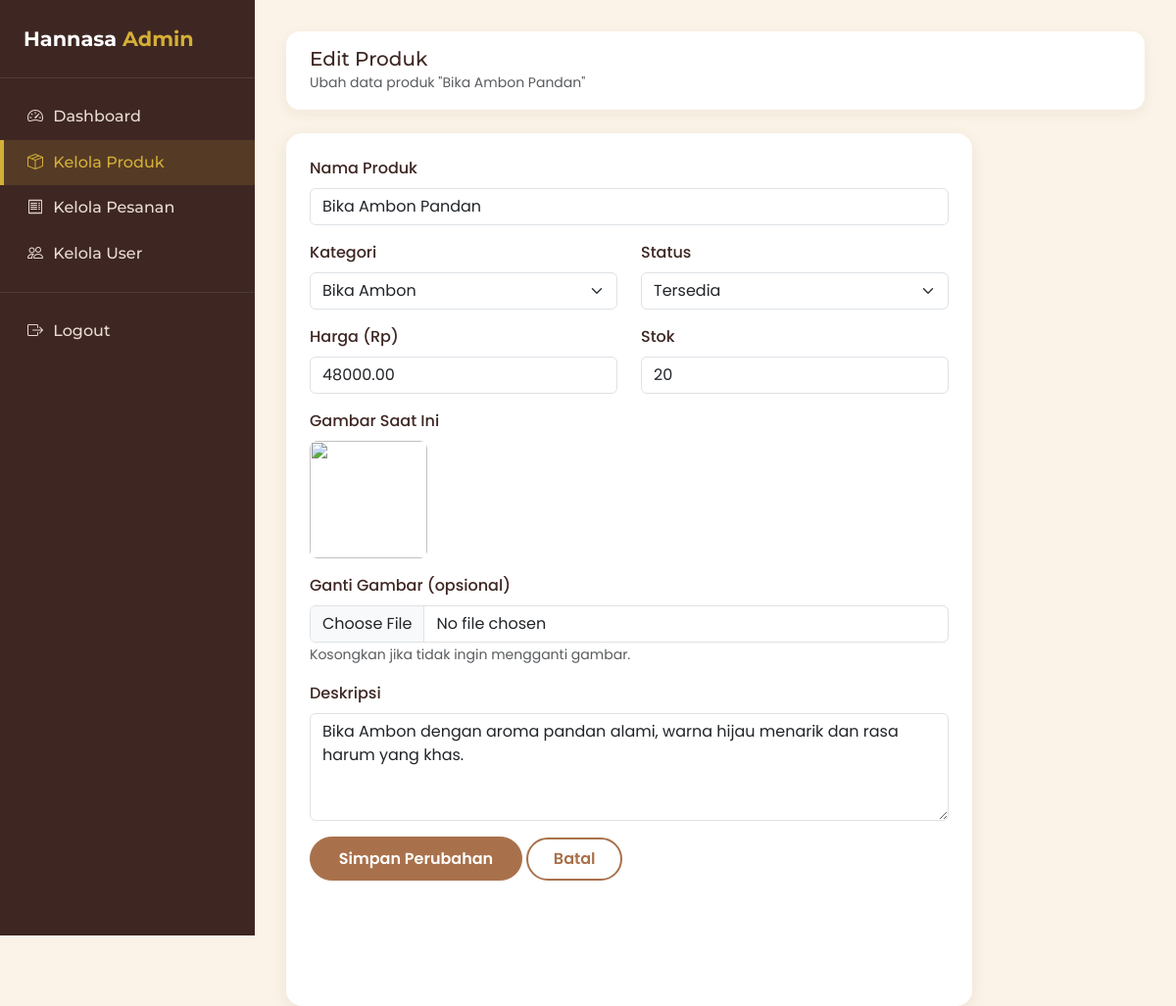
The page /admin/edit-produk.php?id=2 (signed in) on the database its author committed.
### tables this page shows
CREATE TABLE produk (
    id_produk INT AUTO_INCREMENT PRIMARY KEY,
    id_kategori INT,
    nama_produk VARCHAR(150) NOT NULL,
    harga DECIMAL(12,2) NOT NULL,
    stok INT DEFAULT 0,
    gambar VARCHAR(255),
    deskripsi TEXT,
    status ENUM('tersedia','habis') DEFAULT 'tersedia',
    created_at TIMESTAMP DEFAULT CURRENT_TIMESTAMP,
    FOREIGN KEY (id_kategori) REFERENCES kategori(id_kategori) ON DELETE SET NULL
);

CREATE TABLE kategori (
    id_kategori INT AUTO_INCREMENT PRIMARY KEY,
    nama_kategori VARCHAR(100) NOT NULL,
    deskripsi TEXT,
    created_at TIMESTAMP DEFAULT CURRENT_TIMESTAMP
);

### admin/edit-produk.php (the view, shortened to what this page needs)
<?php
require_once __DIR__ . '/../config/koneksi.php';
$id_produk = isset($_GET['id']) ? (int) $_GET['id'] : 0;
$q_produk = mysqli_query($koneksi, "SELECT * FROM produk WHERE id_produk = $id_produk");
$produk = $q_produk ? mysqli_fetch_assoc($q_produk) : null;
$daftar_kategori = mysqli_query($koneksi, "SELECT * FROM kategori ORDER BY nama_kategori ASC");
include __DIR__ . '/../includes/header.php';
?>
<div class="dashboard-wrapper">
    <?php include __DIR__ . '/../includes/sidebar-admin.php'; ?>
    <div class="main-content">
        <div class="topbar-hannasa">
            <div>
                <h5 class="mb-0">Edit Produk</h5>
                <small class="text-muted">Ubah data produk "<?php echo htmlspecialchars($produk['nama_produk']); ?>"</small>
            </div>
        </div>
        <div class="card-hannasa p-4" style="max-width:700px;">
            <form method="POST" action="<?php echo BASE_URL; ?>/proses/proses-produk.php" enctype="multipart/form-data">
                <div class="mb-3">
                    <label class="form-label">Nama Produk</label>
                    <input type="text" name="nama_produk" class="form-control" value="<?php echo htmlspecialchars($produk['nama_produk']); ?>" required>
                </div>
                <div class="row">
                    <div class="col-md-6 mb-3">
                        <label class="form-label">Kategori</label>
                        <select name="id_kategori" class="form-select" required>
                            <?php while ($kat = mysqli_fetch_assoc($daftar_kategori)) : ?>
                                <option value="<?php echo $kat['id_kategori']; ?>" <?php echo $kat['id_kategori'] == $produk['id_kategori'] ? 'selected' : ''; ?>>
                                    <?php echo htmlspecialchars($kat['nama_kategori']); ?>
                                </option>
                            <?php endwhile; ?>
                        </select>
                    </div>
                    <div class="col-md-6 mb-3">
                        <label class="form-label">Status</label>
                        <select name="status" class="form-select" required>
                            <option value="tersedia" <?php echo $produk['status'] == 'tersedia' ? 'selected' : ''; ?>>Tersedia</option>
                        </select>
                    </div>
                </div>
                <div class="row">
                    <div class="col-md-6 mb-3">
                        <label class="form-label">Harga (Rp)</label>
                        <input type="number" name="harga" class="form-control" value="<?php echo $produk['harga']; ?>" min="0" required>
                    </div>
                    <div class="col-md-6 mb-3">
                        <label class="form-label">Stok</label>
                        <input type="number" name="stok" class="form-control" value="<?php echo $produk['stok']; ?>" min="0" required>
                    </div>
                </div>
                <div class="mb-3">
                    <label class="form-label">Gambar Saat Ini</label><br>
                    <img src="<?php echo BASE_URL; ?>/<?php echo htmlspecialchars($produk['gambar']); ?>" style="width:120px;height:120px;object-fit:cover;border-radius:8px;" onerror="this.src='<?php echo BASE_URL; ?>/assets/img/produk/placeholder.jpg'">
                </div>
                <div class="mb-3">
                    <label class="form-label">Ganti Gambar (opsional)</label>
                    <input type="file" name="gambar" id="gambar" class="form-control" accept="image/*">
                    <small class="text-muted">Kosongkan jika tidak ingin mengganti gambar.</small>
                </div>
                <div class="mb-3">
                    <label class="form-label">Deskripsi</label>
                    <textarea name="deskripsi" class="form-control" rows="4"><?php echo htmlspecialchars($produk['deskripsi']); ?></textarea>
                </div>
                <button type="submit" class="btn btn-caramel">Simpan Perubahan</button>
                <a href="<?php echo BASE_URL; ?>/admin/produk.php" class="btn btn-outline-caramel">Batal</a>
            </form>
        </div>
    </div>
</div>
</body>
</html>

### assets/css/style.css (style rules this page uses)
:root { --color-cream: #FBF3E7; --color-caramel: #A9714B; --color-caramel-dark: #8B5A38; --color-gold: #D4AF37; --color-white: #FFFFFF; --color-dark-brown: #3E2723; --cream: var(--color-cream); --caramel: var(--color-caramel); --gold: var(--color-gold); --dark-brown: var(--color-dark-brown); --white: var(--color-white); --font-heading: 'Montserrat', sans-serif; --font-body: 'Poppins', sans-serif; }
body { font-family: var(--font-body); background-color: var(--color-cream); color: var(--color-dark-brown); }
h1, h2, h3, h4, h5, h6, .navbar-brand, .nav-link, .font-heading { font-family: var(--font-heading); }
a { text-decoration: none; }
.btn-caramel { background-color: var(--color-caramel); border-color: var(--color-caramel); color: var(--color-white); font-weight: 600; border-radius: 30px; padding: 0.6rem 1.8rem; }
.btn-outline-caramel { border: 2px solid var(--color-caramel); color: var(--color-caramel); font-weight: 600; border-radius: 30px; padding: 0.5rem 1.6rem; background-color: transparent; }
.card-hannasa { background-color: var(--color-white); border: none; border-radius: 16px; overflow: hidden; box-shadow: 0 4px 16px rgba(62, 39, 35, 0.08); transition: transform 0.25s ease, box-shadow 0.25s ease; height: 100%; }
.form-label { font-weight: 500; color: var(--color-dark-brown); }
.dashboard-wrapper { display: flex; min-height: 100vh; }
.main-content { flex-grow: 1; padding: 2rem; }
.topbar-hannasa { background-color: var(--color-white); border-radius: 14px; padding: 1rem 1.5rem; margin-bottom: 1.5rem; box-shadow: 0 4px 14px rgba(62, 39, 35, 0.06); display: flex; align-items: center; justify-content: space-between; }

### rows shown on the page
produk: nama_produk "Bika Ambon Pandan", id_kategori "Bika Ambon", status "Tersedia", harga "48000.00", stok "20", deskripsi "Bika Ambon dengan aroma pandan alami, warna hijau menarik dan rasa harum yang khas."
